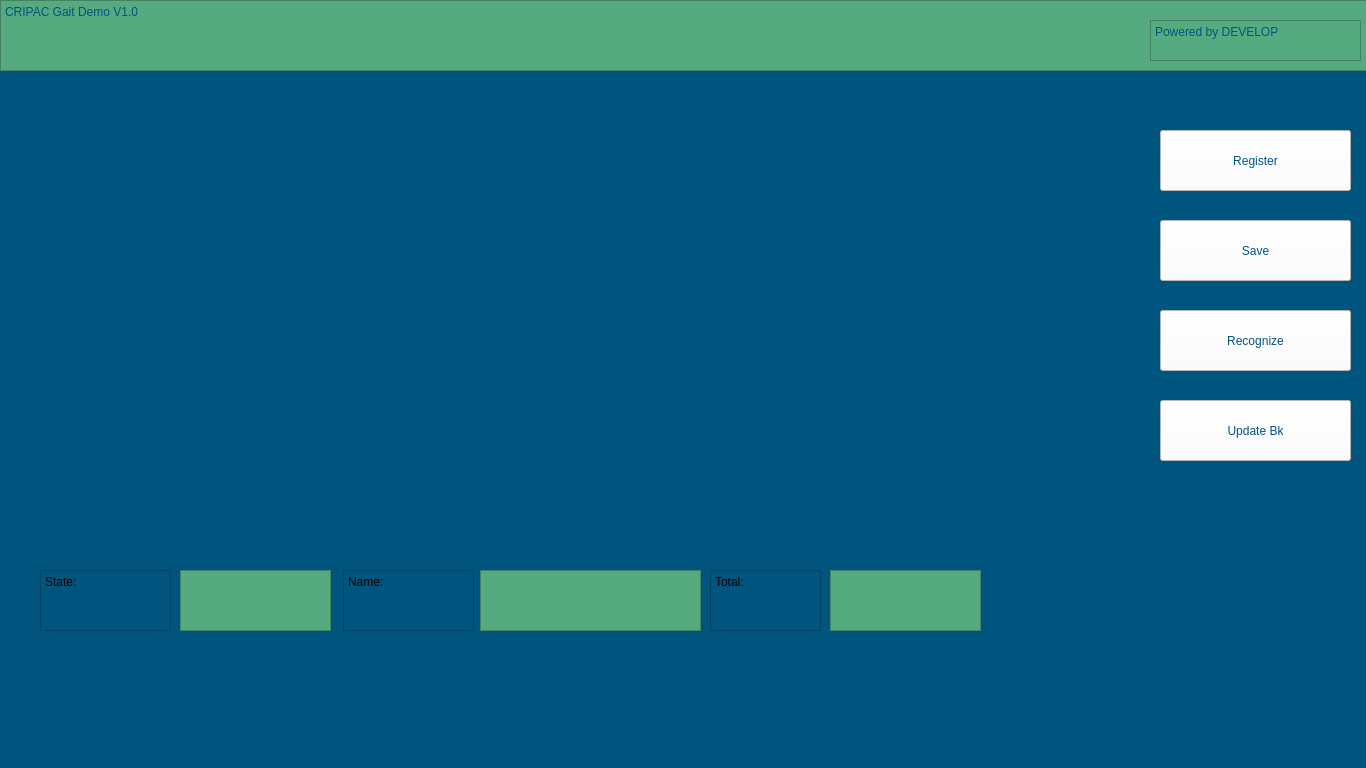
<?xml version="1.0" encoding="UTF-8"?>
<ui version="4.0">
 <class>MainWindow</class>
 <widget class="QMainWindow" name="MainWindow">
  <property name="geometry">
   <rect>
    <x>0</x>
    <y>0</y>
    <width>1366</width>
    <height>768</height>
   </rect>
  </property>
  <property name="windowTitle">
   <string>MainWindow</string>
  </property>
  <property name="styleSheet">
   <string notr="true">font: 24pt &quot;微软雅黑&quot;;
background-color: rgb(0, 85, 127);</string>
  </property>
  <widget class="QWidget" name="centralwidget">
   <widget class="QPlainTextEdit" name="DemoName">
    <property name="geometry">
     <rect>
      <x>0</x>
      <y>0</y>
      <width>1391</width>
      <height>71</height>
     </rect>
    </property>
    <property name="styleSheet">
     <string notr="true">font: 75 36pt &quot;黑体&quot;;
color: rgb(0, 85, 127);
background-color: rgb(85, 170, 127);</string>
    </property>
    <property name="plainText">
     <string>CRIPAC Gait Demo V1.0</string>
    </property>
   </widget>
   <widget class="QPlainTextEdit" name="plainTextEdit">
    <property name="geometry">
     <rect>
      <x>1150</x>
      <y>20</y>
      <width>211</width>
      <height>41</height>
     </rect>
    </property>
    <property name="styleSheet">
     <string notr="true">background-color: rgb(85, 170, 127);
font: 75 14pt &quot;黑体&quot;;
border-color: rgb(85, 170, 127);
border-color: rgb(85, 170, 127);
color: rgb(0, 85, 127);</string>
    </property>
    <property name="plainText">
     <string>Powered by DEVELOP</string>
    </property>
   </widget>
   <widget class="QPushButton" name="recognize">
    <property name="geometry">
     <rect>
      <x>1160</x>
      <y>310</y>
      <width>191</width>
      <height>61</height>
     </rect>
    </property>
    <property name="styleSheet">
     <string notr="true">color: rgb(0, 85, 127);
selection-background-color: rgb(85, 170, 127);
background-color: rgb(255, 255, 255);
border-color: rgb(0, 85, 127);
alternate-background-color: qlineargradient(spread:pad, x1:0, y1:0, x2:1, y2:0, stop:0 rgba(0, 0, 0, 255), stop:1 rgba(255, 255, 255, 255));
alternate-background-color: rgb(0, 85, 127);</string>
    </property>
    <property name="text">
     <string>Recognize</string>
    </property>
   </widget>
   <widget class="QTextEdit" name="state_print">
    <property name="geometry">
     <rect>
      <x>180</x>
      <y>570</y>
      <width>151</width>
      <height>61</height>
     </rect>
    </property>
    <property name="styleSheet">
     <string notr="true">font: 18pt &quot;黑体&quot;;
color: rgb(255, 0, 0);
background-color: rgb(85, 170, 127);</string>
    </property>
   </widget>
   <widget class="QPushButton" name="save_gei">
    <property name="geometry">
     <rect>
      <x>1160</x>
      <y>220</y>
      <width>191</width>
      <height>61</height>
     </rect>
    </property>
    <property name="styleSheet">
     <string notr="true">color: rgb(0, 85, 127);
selection-background-color: rgb(85, 170, 127);
background-color: rgb(255, 255, 255);
border-color: rgb(0, 85, 127);
alternate-background-color: qlineargradient(spread:pad, x1:0, y1:0, x2:1, y2:0, stop:0 rgba(0, 0, 0, 255), stop:1 rgba(255, 255, 255, 255));
alternate-background-color: rgb(0, 85, 127);</string>
    </property>
    <property name="text">
     <string>Save</string>
    </property>
   </widget>
   <widget class="QPushButton" name="register_2">
    <property name="geometry">
     <rect>
      <x>1160</x>
      <y>130</y>
      <width>191</width>
      <height>61</height>
     </rect>
    </property>
    <property name="styleSheet">
     <string notr="true">color: rgb(0, 85, 127);
selection-background-color: rgb(85, 170, 127);
background-color: rgb(255, 255, 255);
border-color: rgb(0, 85, 127);
alternate-background-color: qlineargradient(spread:pad, x1:0, y1:0, x2:1, y2:0, stop:0 rgba(0, 0, 0, 255), stop:1 rgba(255, 255, 255, 255));
alternate-background-color: rgb(0, 85, 127);</string>
    </property>
    <property name="text">
     <string>Register</string>
    </property>
   </widget>
   <widget class="QPlainTextEdit" name="plainTextEdit_2">
    <property name="geometry">
     <rect>
      <x>40</x>
      <y>570</y>
      <width>131</width>
      <height>61</height>
     </rect>
    </property>
    <property name="plainText">
     <string>State:</string>
    </property>
   </widget>
   <widget class="QPlainTextEdit" name="plainTextEdit_3">
    <property name="geometry">
     <rect>
      <x>343</x>
      <y>570</y>
      <width>131</width>
      <height>61</height>
     </rect>
    </property>
    <property name="plainText">
     <string>Name:</string>
    </property>
   </widget>
   <widget class="QTextEdit" name="id_name">
    <property name="geometry">
     <rect>
      <x>480</x>
      <y>570</y>
      <width>221</width>
      <height>61</height>
     </rect>
    </property>
    <property name="styleSheet">
     <string notr="true">font: 18pt &quot;黑体&quot;;
color: rgb(255, 0, 0);
background-color: rgb(85, 170, 127);</string>
    </property>
   </widget>
   <widget class="QPlainTextEdit" name="plainTextEdit_4">
    <property name="geometry">
     <rect>
      <x>710</x>
      <y>570</y>
      <width>111</width>
      <height>61</height>
     </rect>
    </property>
    <property name="plainText">
     <string>Total:</string>
    </property>
   </widget>
   <widget class="QTextEdit" name="id_num">
    <property name="geometry">
     <rect>
      <x>830</x>
      <y>570</y>
      <width>151</width>
      <height>61</height>
     </rect>
    </property>
    <property name="styleSheet">
     <string notr="true">font: 18pt &quot;黑体&quot;;
color: rgb(255, 0, 0);
background-color: rgb(85, 170, 127);</string>
    </property>
   </widget>
   <widget class="QPushButton" name="updater">
    <property name="geometry">
     <rect>
      <x>1160</x>
      <y>400</y>
      <width>191</width>
      <height>61</height>
     </rect>
    </property>
    <property name="styleSheet">
     <string notr="true">color: rgb(0, 85, 127);
selection-background-color: rgb(85, 170, 127);
background-color: rgb(255, 255, 255);
border-color: rgb(0, 85, 127);
alternate-background-color: qlineargradient(spread:pad, x1:0, y1:0, x2:1, y2:0, stop:0 rgba(0, 0, 0, 255), stop:1 rgba(255, 255, 255, 255));
alternate-background-color: rgb(0, 85, 127);</string>
    </property>
    <property name="text">
     <string>Update Bk</string>
    </property>
   </widget>
  </widget>
  <widget class="QMenuBar" name="menubar">
   <property name="geometry">
    <rect>
     <x>0</x>
     <y>0</y>
     <width>1366</width>
     <height>47</height>
    </rect>
   </property>
  </widget>
 </widget>
 <resources/>
 <connections/>
</ui>
